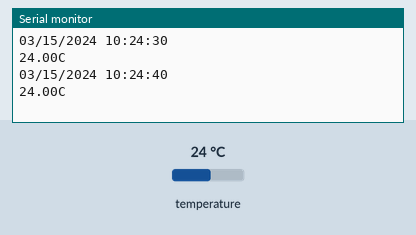
Simulated run of this sketch. Board: Arduino Uno, built with avr-gcc and run on an emulated ATmega328P. Parts: the last lines printed to the serial monitor. Inputs (shaded band) come from the test bench; at power-on: temperature 24 °C. The local clock reads 2024-03-15 10:24:30 at power-on unless the sketch sets it.

Above: at 10.8 s.
10.9 s: temperature set to 12 °C
At 20.5 s:
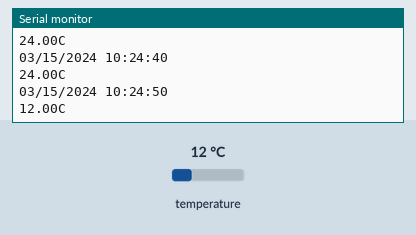
20.9 s: temperature set to 19 °C
At 30.6 s:
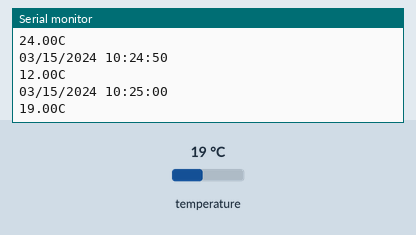
Timing chart, 0 to 32.1 s (numbered marks = the images above; inputs shaded):
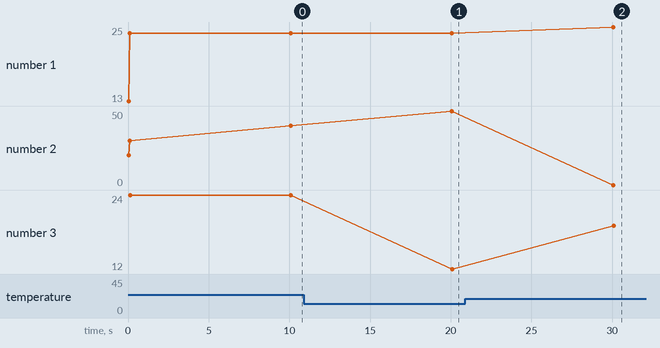

The sketch:

DS3231_Simple.ino
```cpp
// CONNECTIONS:
// DS3231 SDA --> SDA
// DS3231 SCL --> SCL
// DS3231 VCC --> 3.3v or 5v
// DS3231 GND --> GND

/* for software wire use below
#include <SoftwareWire.h>  // must be included here so that Arduino library object file references work
#include <RtcDS3231.h>

SoftwareWire myWire(SDA, SCL);
RtcDS3231<SoftwareWire> Rtc(myWire);
 for software wire use above */

/* for normal hardware wire use below */
#include <Wire.h> // must be included here so that Arduino library object file references work
#include <RtcDS3231.h>
RtcDS3231<TwoWire> Rtc(Wire);
/* for normal hardware wire use above */


void setup ()
{
    Serial.begin(9600);

    Serial.print("compiled: ");
    Serial.print(__DATE__);
    Serial.println(__TIME__);

    //--------RTC SETUP ------------
    // if you are using ESP-01 then uncomment the line below to reset the pins to
    // the available pins for SDA, SCL
    // Wire.begin(0, 2); // due to limited pins, use pin 0 and 2 for SDA, SCL

    Rtc.Begin();

    RtcDateTime compiled = RtcDateTime(__DATE__, __TIME__);
    printDateTime(compiled);
    Serial.println();

    if (!Rtc.IsDateTimeValid())
    {
        // Common Cuases:
        //    1) first time you ran and the device wasn't running yet
        //    2) the battery on the device is low or even missing

        Serial.println("RTC lost confidence in the DateTime!");

        // following line sets the RTC to the date & time this sketch was compiled
        // it will also reset the valid flag internally unless the Rtc device is
        // having an issue

        Rtc.SetDateTime(compiled);
    }

    if (!Rtc.GetIsRunning())
    {
        Serial.println("RTC was not actively running, starting now");
        Rtc.SetIsRunning(true);
    }

    RtcDateTime now = Rtc.GetDateTime();
    if (now < compiled)
    {
        Serial.println("RTC is older than compile time!  (Updating DateTime)");
        Rtc.SetDateTime(compiled);
    }
    else if (now > compiled)
    {
        Serial.println("RTC is newer than compile time. (this is expected)");
    }
    else if (now == compiled)
    {
        Serial.println("RTC is the same as compile time! (not expected but all is fine)");
    }

    // never assume the Rtc was last configured by you, so
    // just clear them to your needed state
    Rtc.Enable32kHzPin(false);
    Rtc.SetSquareWavePin(DS3231SquareWavePin_ModeNone);
}

void loop ()
{
    if (!Rtc.IsDateTimeValid())
    {
        // Common Cuases:
        //    1) the battery on the device is low or even missing and the power line was disconnected
        Serial.println("RTC lost confidence in the DateTime!");
    }

    RtcDateTime now = Rtc.GetDateTime();
    printDateTime(now);
    Serial.println();

    RtcTemperature temp = Rtc.GetTemperature();
    Serial.print(temp.AsFloat());
    Serial.println("C");

    delay(10000); // ten seconds
}

#define countof(a) (sizeof(a) / sizeof(a[0]))

void printDateTime(const RtcDateTime& dt)
{
    char datestring[20];

    snprintf_P(datestring,
            countof(datestring),
            PSTR("%02u/%02u/%04u %02u:%02u:%02u"),
            dt.Month(),
            dt.Day(),
            dt.Year(),
            dt.Hour(),
            dt.Minute(),
            dt.Second() );
    Serial.print(datestring);
}
```

Measured:
- after the input at 10.9 s, the serial monitor: prints a new line after 9.2 s (image 1)
- after the input at 20.9 s, the serial monitor: prints a new line after 9.2 s (image 2)
- plotted number 3: 24 → 12 after the input at 10.9 s, 12 → 19 after the input at 20.9 s
